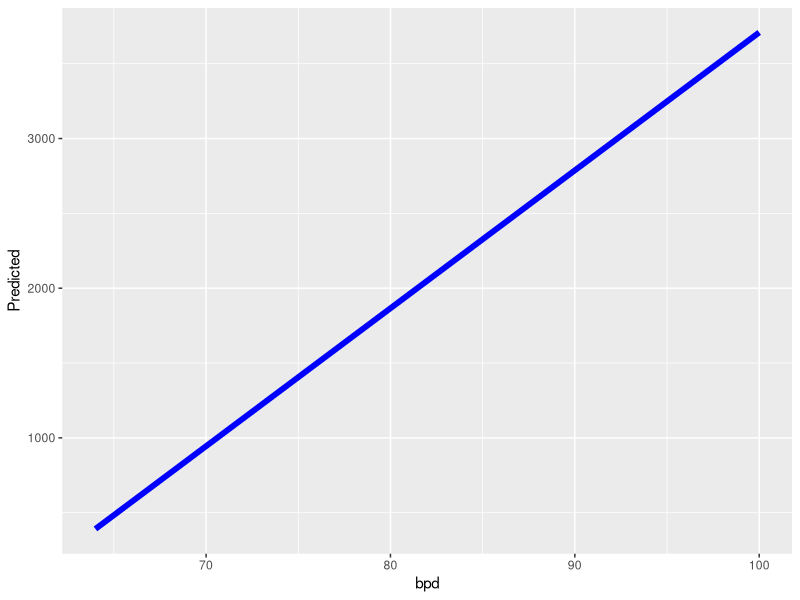
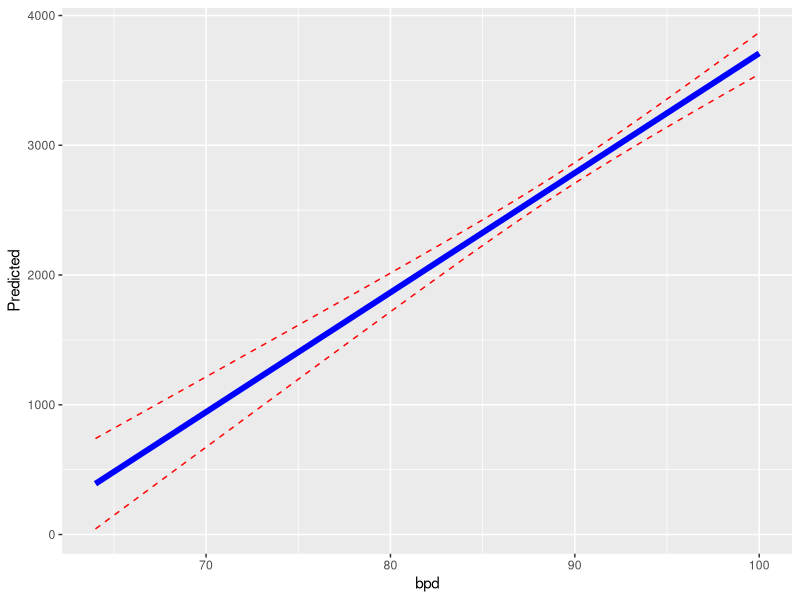
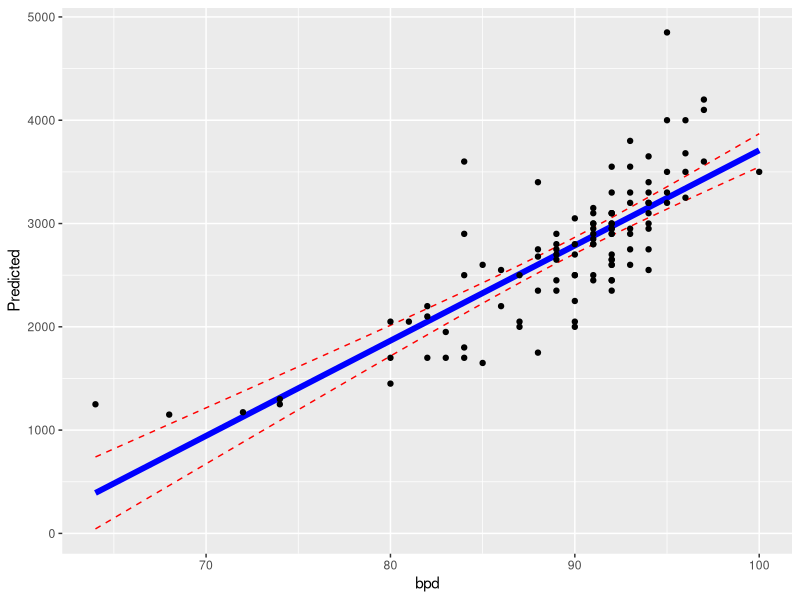
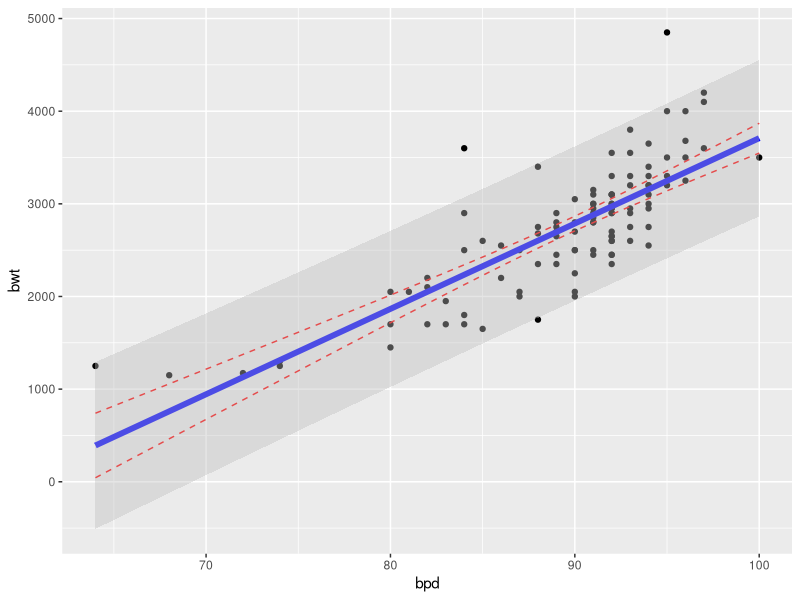
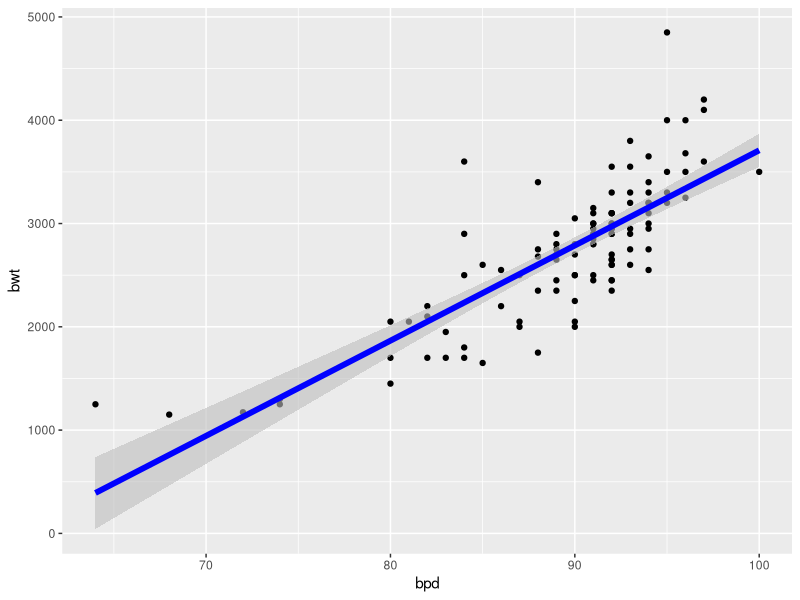

Reproduce these figures in R, in order.
# Данные из работы
# Secher et al. (1987), European Journal of Obstetrics, Gynecology, and Reproductive Biology, 24: 1–11.
#

# Данные представлены в пакете {ISwR}

# На УЗИ у плода измеряли  межтеменной и абдоминальный диаметр.
# Вопрос:
#   Можно ли предсказать вес новорожденного по данным УЗИ?
#
#
#
#
# Задание:
#   1. Постройте модель, описывающую связь веса новорожденного, с размером межтеменного диаметра
#
#
# Переменные
# bwt – вес новорожденного (г)
# bpd – Межтеменной диаметр (мм)



library(readxl)
library(ggplot2)



baby <- read_excel("data/secher.xls")
head(baby)


# Строим модель

baby_M1 <- lm(bwt ~ bpd, data = baby)

# Результаты

summary(baby_M1)



# Визуализация модели без использования geom_smooth()

Pl_baby <- ggplot(data = baby, aes(x = bpd, y = bwt)) + geom_point()


# Создаем искусственный датафрейм, в котором будут все возможные (не только измеренные) значения предиктора

MyData <- data.frame(bpd = seq(min(baby$bpd), max(baby$bpd), by = 0.1) )


# Вычисляем для всех возможных значений предиктора величину зависимой переменной, в соответствии с моделью

MyData$Predicted <- predict(baby_M1, newdata = MyData, se.fit = TRUE )$fit

# Вычисляем значения стандартной ошибки для каждой точки
MyData$SE <- predict(baby_M1, newdata = MyData, se.fit = TRUE)$se.fit

head(MyData)
# Рисуем линию, предсказанную моделью

Pl_predicted <- ggplot(MyData, aes(x = bpd, y = Predicted)) + geom_line(size = 2, color = "blue")

Pl_predicted

# Наносим на рисунок линии, соотвествующие доверительному интервалу

Pl_predicted_2 <- Pl_predicted + geom_line(aes(y = Predicted - 1.96*SE), linetype = 2, color = "red") + geom_line(aes(y = Predicted + 1.96*SE), linetype = 2, color = "red")

Pl_predicted_2

# Вписываем в рисунок исходные данные

Pl_predicted_2 + geom_point(data = baby, aes(x = bpd, y = bwt))



# Рисуем диапазон предсказания

# Вычисляем диапазон предсказания
baby_predict_diap <- as.data.frame(predict(baby_M1, newdata = MyData, interval="prediction"))


# Соединяем в один датафрейм предсказанные значения
MyData <- cbind(MyData, baby_predict_diap)



# Рисуем все вместе

ggplot(data = baby, aes(x = bpd)) + #Базовый уровень с первичными данными
  geom_point(aes(y = bwt)) + #Наносим точки
  geom_line(data = MyData, aes(y = Predicted - 1.96*SE), linetype = 2, color = "red") + #Нижняя граница 95% доверительной области для линии регрессии
  geom_line(data = MyData, aes(y = Predicted + 1.96*SE), linetype = 2, color = "red") + #Верхняя граница 95% доверительной области для линии регрессии
  geom_line(data = MyData, aes(x = bpd, y = Predicted), color = "blue", size = 2) + # линия регрессии
  geom_ribbon(data = MyData, aes(x = bpd, ymin = lwr, ymax = upr), alpha = 0.4, fill = "gray") # 95% диапазон предсказания



# Аналогичный рисунок, но с доверительной областью регрессии, нарисованной с помощью geom_ribbon()

ggplot(data = baby, aes(x = bpd)) +
  geom_point(aes(y = bwt)) +
  geom_ribbon(data = MyData, aes(x = bpd, ymin = Predicted - 1.96*SE, ymax = Predicted + 1.96*SE), alpha = 0.6, fill = "gray") +
  geom_line(data = MyData, aes(x = bpd, y = Predicted), color = "blue", size = 2)





######################################################
#          Здания для работы по группам              #
######################################################

#
# 1. Подберите модель, описывающую связь между зависимой переменной и предложенным предиктором.
# 2. Выведите числовые результаты подбора модели.
# 3. Глядя на числовые результаты, опишите словами, как изменяется переменная отклика в зависимости  от предиктора
# 4. Визуализируйте полученную модель, изобразив на графике первичные данные, линию регрессии, доверительный интервал регрессии и интервал предсказаний.

#
# Группа № 1
# датасет iris для вида setosa
# переменная отклка: Sepal.Length
# предиктор: Petal.Length




# Группа № 2
# датасет diamonds для группы Good
# переменная отклка: price
# предиктор: carat

diamonds


# Группа № 3
# датасет cats {MASS} для группы M
# переменная отклка: Hwt
# предиктор: Bwt


# Группа № 4
# датасет crabs {MASS} для группы sp = B & sex = M
# переменная отклка: CW
# предиктор: CL



# Группа № 5
# датасет geyser {MASS}
# переменная отклка: duration
# предиктор: waiting
